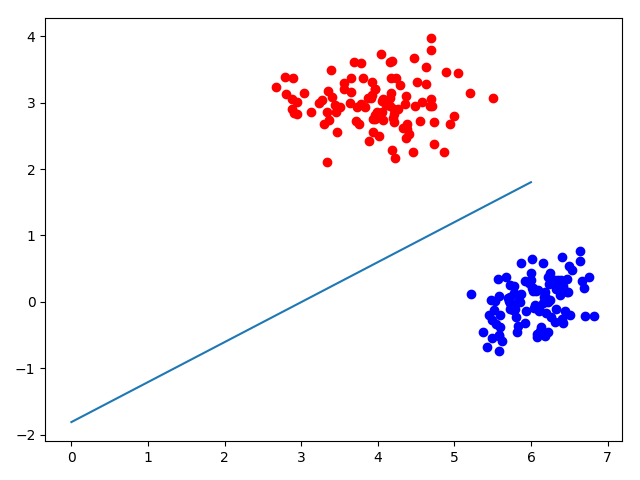

The script that drew this image:
import numpy as np
from cvxopt import solvers, matrix
from matplotlib import pyplot as plt


def generate_data(n, p=1.0):
    # p: percentage of data for training

    # x11 = np.random.multivariate_normal([4., 3.], [[4., 0.], [0., 1.]], int(0.5*n))
    # x12 = np.random.multivariate_normal([2., -2.], [[1., 0.], [0., 2.]], int(0.25*n))
    # x13 = np.random.multivariate_normal([7., -4.], [[1., 0.], [0., 1.]], int(0.25*n))
    # x1 = np.vstack((x11, x12, x13))
    x1 = np.random.multivariate_normal([4., 3.], [[.4, 0.], [0., .1]], n)  # simple case

    plt.scatter(x1.T[0], x1.T[1], color="red")
    x2 = np.random.multivariate_normal([6., 0.], [[.15, .05], [.05, .15]], n)
    plt.scatter(x2.T[0], x2.T[1], color="blue")
    # combine data
    x = np.vstack((x1, x2))
    y = np.asarray([[1.]] * n + [[-1.]] * n)
    # shuffle data
    shuffle_idx = np.arange(0, n*2)
    np.random.shuffle(shuffle_idx)
    x_shuffled = x[shuffle_idx]
    y_shuffled = y[shuffle_idx]
    # split data into training and testing
    _x_train = x_shuffled[0:int(n * p)*2]
    _y_train = y_shuffled[0:int(n * p)*2]
    _x_test = x_shuffled[int(n * p)*2:n*2]
    _y_test = y_shuffled[int(n * p)*2:n*2]
    return _x_train, _y_train, _x_test, _y_test


if __name__ == "__main__":
    n = 100
    x_train, y_train, x_test, y_test = generate_data(n)
    X = (x_train*y_train).T

    P = matrix(X.T.dot(X))
    q = matrix(-np.ones([n*2, 1]))
    G = matrix(-np.eye(n*2))
    h = matrix(np.zeros([n*2, 1]))

    A = matrix(y_train.T)
    b = matrix(0.)

    sol = solvers.qp(P, q, G, h, A, b)  # 调用优化函数solvers.qp求解
    alpha = np.array(sol['x'])
    # print(alpha)
    w = X.dot(alpha)
    # print(w)

    # calculate b
    count = 0
    b = 0.
    for i in range(n*2):
        if alpha[i][0] < 0.001:
            continue
        b += (y_train[i][0] - w.T.dot(x_train[i].T))
        count += 1
    b /= count

    # print(b)
    plt.plot([0., 6.], [-b/w[1][0], (-b-6.*w[0][0])/w[1][0]])
    plt.show()
